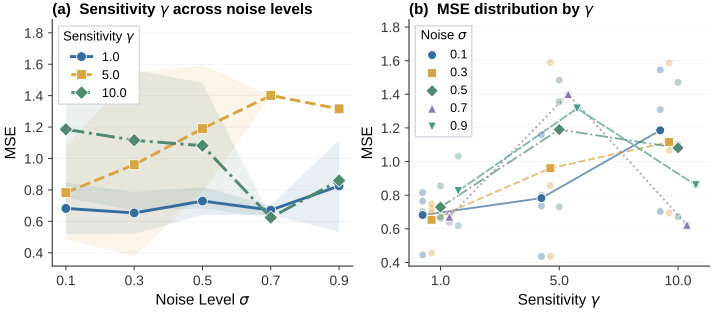

Here is the Python script that generated this plot:
from pathlib import Path

import matplotlib
matplotlib.use("Agg")
import matplotlib.pyplot as plt
import pandas as pd
import numpy as np

from tkde_style import SERIES_COLORS, SERIES_LINESTYLES, SERIES_MARKERS, apply_tkde_style, panel_title, save_figure, style_axis

apply_tkde_style()
plt.rcParams.update({
    "font.family": "sans-serif",
    "font.size": 10.5,
    "axes.labelsize": 11.0,
    "axes.titlesize": 11.0,
    "xtick.labelsize": 10.0,
    "ytick.labelsize": 10.0,
    "legend.fontsize": 9.2,
    "legend.title_fontsize": 9.5,
    "lines.linewidth": 2.0,
    "lines.markersize": 6.5,
    "svg.fonttype": "none",
    "pdf.fonttype": 42,
})
EXPORT_FORMATS = (".pdf",)
SCRIPT_DIR = Path(__file__).resolve().parent

# Source points recovered from the original editable vector figure. Grouped
# means reproduce the original curves to the displayed 0.001 MSE precision.
df = pd.read_csv(SCRIPT_DIR / 'parameter_sensitivity_analysis.csv')

# 3. Data filtering and preprocessing
df_synth = df[df['Dataset'].str.contains('SyntheticTS') &
              (df['Has_DropoutTS'] == 'Yes') &
              (df['sparsity_weight'] == 0.00)].copy()

# Extract the noise level
df_synth['Noise Level'] = df_synth['Dataset'].str.extract(r'noise(\d+\.\d+)').astype(float)

# Build string-format labels
df_synth['Noise Label'] = df_synth['Noise Level'].apply(lambda x: f'{x:.1f}')
df_synth['Sensitivity Label'] = df_synth['init_sensitivity'].apply(lambda x: f'{x:.1f}')

# 4. IEEE two-column canvas (slightly taller to fit large fonts)
fig, axes = plt.subplots(1, 2, figsize=(7.16, 3.15), constrained_layout=True)

# Define the color scheme
unique_ws = sorted(df_synth['init_sensitivity'].unique())
unique_noises = sorted(df_synth['Noise Level'].unique())

# Left panel: colors for the three sensitivity values
palette_ws = SERIES_COLORS[:3]
# Right panel: colors for the five noise levels
palette_noise = SERIES_COLORS

# ======================== Left panel: impact of w_s across noise levels ========================
# Aggregate the available experiment-level observations.
df_avg = df_synth.groupby(['Noise Level', 'init_sensitivity']).agg({
    'MSE': ['mean', 'std']
}).reset_index()
df_avg.columns = ['Noise Level', 'init_sensitivity', 'MSE_mean', 'MSE_std']

# Plot the line curves
for i, ws in enumerate(unique_ws):
    data_ws = df_avg[df_avg['init_sensitivity'] == ws]
    axes[0].plot(
        data_ws['Noise Level'],
        data_ws['MSE_mean'],
        marker=SERIES_MARKERS[i],
        linestyle=SERIES_LINESTYLES[i],
        markersize=7.0,
        linewidth=2.1,
        color=palette_ws[i],
        label=f'{ws:.1f}',
        zorder=3,
        markeredgecolor='white',
        markeredgewidth=0.55,
    )
    axes[0].fill_between(
        data_ws['Noise Level'],
        data_ws['MSE_mean'] - data_ws['MSE_std'].fillna(0),
        data_ws['MSE_mean'] + data_ws['MSE_std'].fillna(0),
        color=palette_ws[i],
        alpha=0.12,
        linewidth=0,
    )

panel_title(axes[0], '(a)', r'Sensitivity $\gamma$ across noise levels')
axes[0].set_xlabel(r'Noise Level $\sigma$')
axes[0].set_ylabel('MSE')
axes[0].set_xticks([0.1, 0.3, 0.5, 0.7, 0.9])
axes[0].set_xticklabels(['0.1', '0.3', '0.5', '0.7', '0.9'])
axes[0].tick_params(axis='both', labelsize=10.0)
leg0 = axes[0].legend(
    title=r'Sensitivity $\gamma$',
    loc='upper left',
    fontsize=9.2,
    title_fontsize=9.5,
    frameon=True,
    fancybox=False,
    edgecolor='#D2D7DD',
    framealpha=0.95,
    borderpad=0.35,
    handlelength=1.6,
)
axes[0].set_ylim(top=axes[0].get_ylim()[1] * 1.12)
style_axis(axes[0])

# ======================== Right panel: scatter plot + mean lines ========================
# Show all raw points as a scatter and connect the means

# Give each sensitivity value its own sub-position (grouped layout)
sensitivity_positions = {1.0: 0, 5.0: 1, 10.0: 2}
noise_offset = {0.1: -0.15, 0.3: -0.075, 0.5: 0, 0.7: 0.075, 0.9: 0.15}

# Plot the raw points
for i, noise in enumerate(unique_noises):
    for j, sens in enumerate(unique_ws):
        data_subset = df_synth[(df_synth['Noise Level'] == noise) &
                               (df_synth['init_sensitivity'] == sens)]

        if len(data_subset) > 0:
            # x position = sensitivity base position + noise-level offset
            x_pos = sensitivity_positions[sens] + noise_offset[noise]

            # Plot the raw data points (semi-transparent)
            axes[1].scatter(
                [x_pos] * len(data_subset),
                data_subset['MSE'],
                color=palette_noise[i],
                alpha=0.38,
                s=28,
                edgecolors='white',
                linewidth=0.55,
                zorder=2
            )

            # Plot the mean marker (filled, more prominent)
            mean_val = data_subset['MSE'].mean()
            axes[1].scatter(
                x_pos,
                mean_val,
                color=palette_noise[i],
                marker=SERIES_MARKERS[i],
                s=42,
                edgecolors='white',
                linewidth=0.7,
                zorder=3,
                label=f'{noise:.1f}' if j == 0 else None  # add the legend entry only for the first sensitivity
            )

# Draw a line connecting the means for each noise level
for i, noise in enumerate(unique_noises):
    x_positions = []
    y_means = []

    for sens in unique_ws:
        data_subset = df_synth[(df_synth['Noise Level'] == noise) &
                               (df_synth['init_sensitivity'] == sens)]
        if len(data_subset) > 0:
            x_pos = sensitivity_positions[sens] + noise_offset[noise]
            x_positions.append(x_pos)
            y_means.append(data_subset['MSE'].mean())

    # Draw the connecting line
    if len(x_positions) > 1:
        axes[1].plot(x_positions, y_means,
                    color=palette_noise[i],
                    linewidth=1.35,
                    alpha=0.7,
                    linestyle=SERIES_LINESTYLES[i],
                    zorder=1)

# Set the x-axis
axes[1].set_xticks([0, 1, 2])
axes[1].set_xticklabels(['1.0', '5.0', '10.0'])
axes[1].set_xlabel(r'Sensitivity $\gamma$')
axes[1].set_ylabel('MSE')
axes[1].tick_params(axis='both', labelsize=10.0)
panel_title(axes[1], '(b)', r'MSE distribution by $\gamma$')

# Legend: noise levels
axes[1].legend(
    title=r'Noise $\sigma$',
    loc='upper left',
    ncol=1,
    fontsize=9.0,
    title_fontsize=9.5,
    handletextpad=0.45,
    columnspacing=0.7,
    borderpad=0.35,
    frameon=True,
    fancybox=False,
    edgecolor='#D2D7DD',
    framealpha=0.95,
)

axes[1].set_ylim(top=axes[1].get_ylim()[1] * 1.12)
style_axis(axes[1])

# Save the high-resolution figure
save_figure(fig, 'parameter_sensitivity_analysis.pdf', formats=EXPORT_FORMATS, dpi=600)
